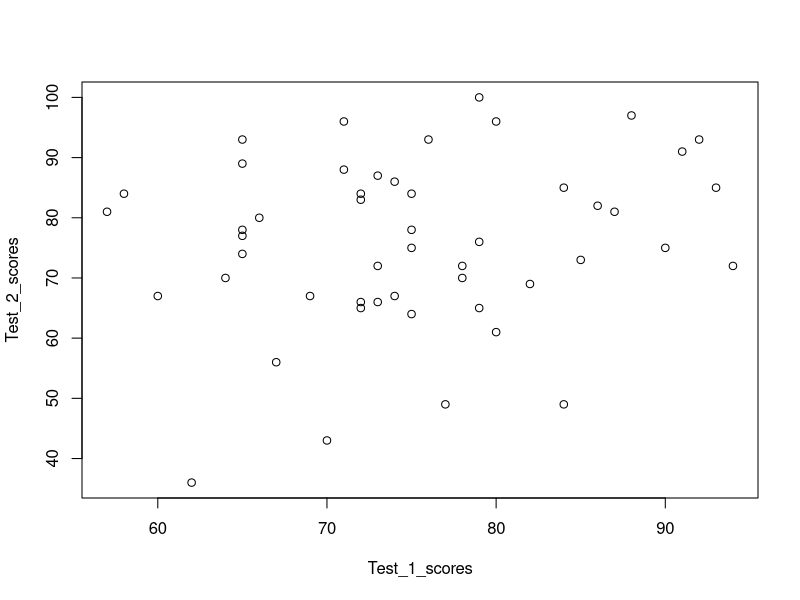
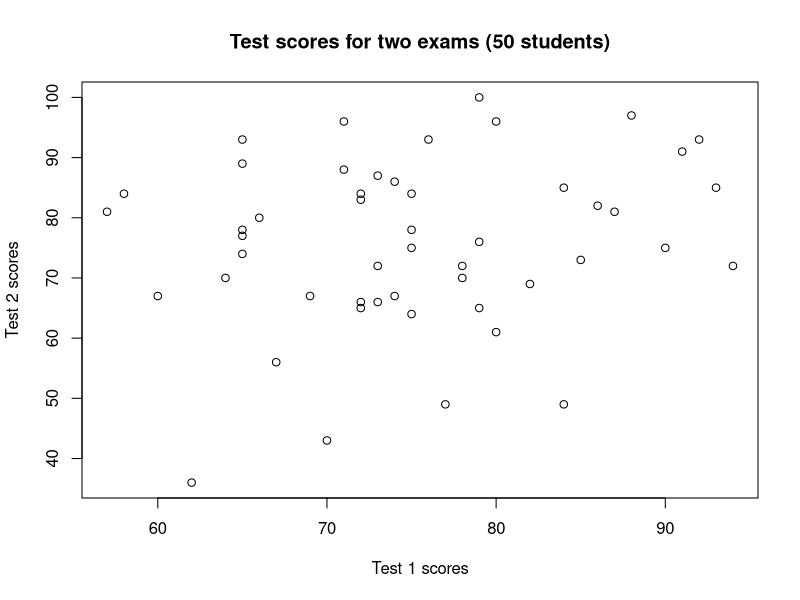
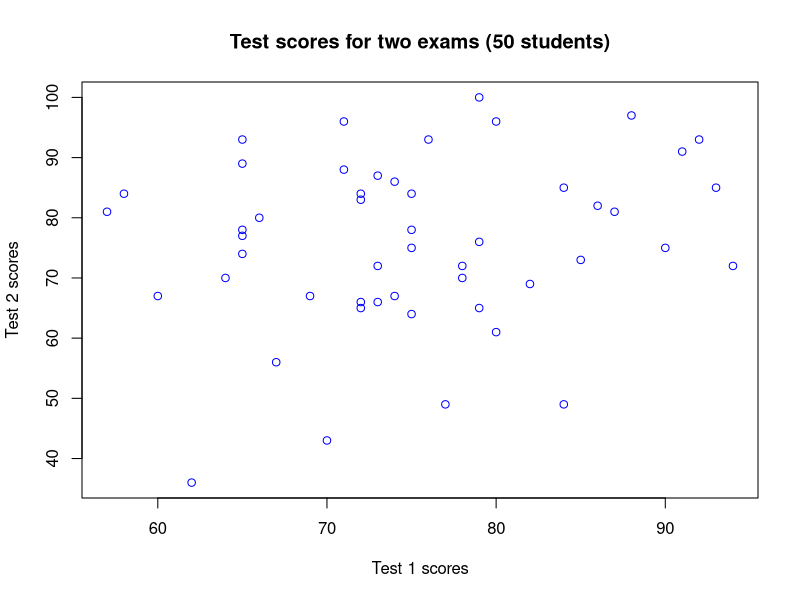

Source code (R) for these figures, in order:
set.seed <- 2016

Test_1_scores <- round(rnorm(50, 78, 10))
Test_2_scores <- round(rnorm(50, 70, 14))

# scatterplot
plot(Test_2_scores ~ Test_1_scores)

plot(Test_2_scores ~ Test_1_scores,
     main="Test scores for two exams (50 students)",
     xlab="Test 1 scores", ylab="Test 2 scores")

plot(Test_2_scores ~ Test_1_scores,
     main="Test scores for two exams (50 students)",
     xlab="Test 1 scores", ylab="Test 2 scores", col="blue")
